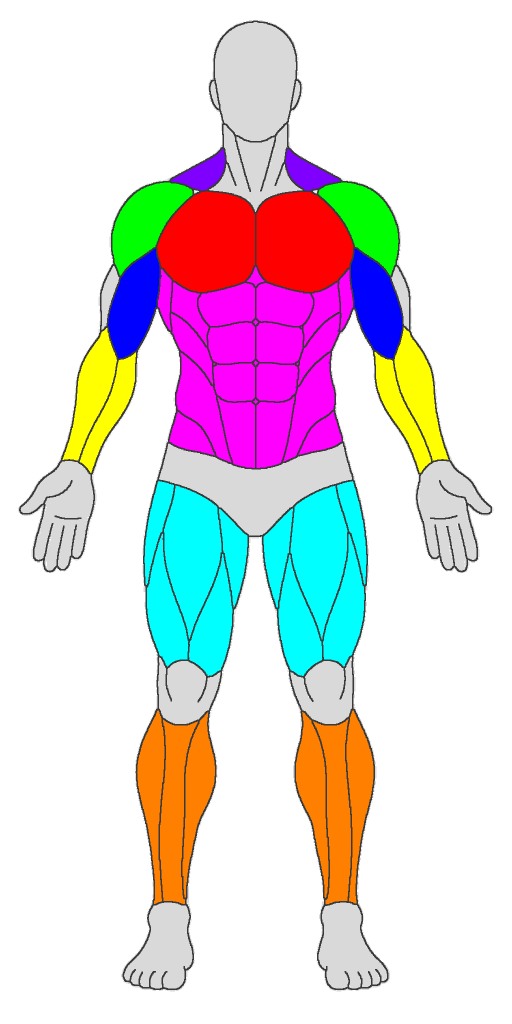
#> input picture docs/design/medias/corps/face.png, 1024 x 2048 px (shown at 1/2 size); its folder holds 2 pictures in this run
$ python extraire.py
#> lines starting #> are read from the running program, lines starting #| are printed output that depends on the picture
"""Turns the key-color body maps (face.png, dos.png) into app assets.

For each side it writes to packages/cresco_ui/assets/body/:
- <side>-<muscle>.png: one white alpha mask per muscle, tinted by the app with its volume color;
- <side>-labels.png: a quarter-resolution 8-bit map, pixel value = muscle index + 1 (0 = no muscle),
  used to know which muscle is under the finger.
Muscle slugs are the exercise catalog's (see MUSCLES); the index order is the one of that list.
"""
from pathlib import Path

from PIL import Image

HERE = Path(__file__).parent
OUT = HERE.parents[3] / 'packages' / 'cresco_ui' / 'assets' / 'body'
MUSCLES = [
    ('pectoraux', (255, 0, 0)),
    ('epaules', (0, 255, 0)),
    ('biceps', (0, 0, 255)),
    ('avant_bras', (255, 255, 0)),
    ('abdominaux', (255, 0, 255)),
    ('quadriceps', (0, 255, 255)),
    ('mollets', (255, 128, 0)),
    ('dos', (128, 0, 255)),
    ('triceps', (0, 128, 255)),
    ('lombaires', (255, 0, 128)),
    ('fessiers', (128, 255, 0)),
    ('ischios', (0, 255, 128)),
]
WHITE, SKIN, LINE = (255, 255, 255), (217, 217, 217), (58, 58, 58)
TOLERANCE = 60  # Squared-distance budget per channel sum, for slightly off pixels.


def nearest(px):
    """Index in MUSCLES of the key color closest to px, or a negative code for white, skin and line."""
    candidates = [(-1, WHITE), (-2, SKIN), (-3, LINE)] + [(i, c) for i, (_, c) in enumerate(MUSCLES)]
    best, dist = None, None
    for code, c in candidates:
        d = sum((a - b) ** 2 for a, b in zip(px, c))
        if dist is None or d < dist:
            best, dist = code, d
    return best


def main():
    OUT.mkdir(parents=True, exist_ok=True)
    for side in ('face', 'dos'):
        src = Image.open(HERE / f'{side}.png').convert('RGB')
#> src is the input picture: PIL image 1024x2048 RGB; mean R, G, B 223.5, 215.6, 219.6
        w, h = src.size
#> w = 1024; h = 2048
        pixels = src.load()
        base = Image.new('RGBA', (w, h), (0, 0, 0, 0))
#> base: PIL image 1024x2048 RGBA; every value is 0
        bp = base.load()
        masks = {i: Image.new('L', (w, h), 0) for i in range(len(MUSCLES))}
        mp = {i: m.load() for i, m in masks.items()}
        labels = Image.new('L', (w, h), 0)
#> labels: PIL image 1024x2048 L; every value is 0
        lp = labels.load()
        cache = {}
        for y in range(h):
            for x in range(w):
                px = pixels[x, y]
                code = cache.get(px)
                if code is None:
                    code = cache[px] = nearest(px)
                if code == -2:
                    bp[x, y] = (*SKIN, 255)
                elif code == -3:
                    bp[x, y] = (*LINE, 255)
                elif code >= 0:
                    mp[code][x, y] = 255
                    lp[x, y] = code + 1
#> after the loop, cache = 11 items; mp = 12 items
        # The drawn base layer is now the realistic render (../corps-realiste/preparer.py).
        present = []
#> present = []
        for i, (slug, _) in enumerate(MUSCLES):
            if masks[i].getbbox() is None:
                continue
            present.append(slug)
            white = Image.new('RGBA', (w, h), (255, 255, 255, 0))
            white.putalpha(masks[i])
            white.save(OUT / f'{side}-{slug}.png', optimize=True)
#> after the loop, present = ['pectoraux', 'epaules', 'biceps', 'avant_bras', 'abdominaux', 'quadriceps', 'mollets', 'dos']
        labels.resize((w // 4, h // 4), Image.NEAREST).save(OUT / f'{side}-labels.png', optimize=True)
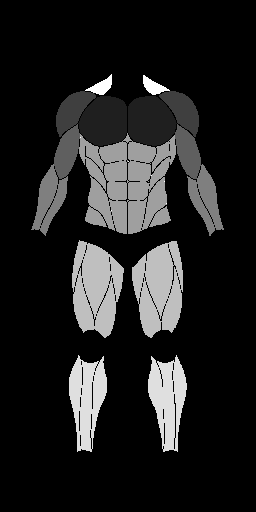
#> saved as face-labels.png: PIL image 256x512 L; min 0, max 8, mean 1.03; drawn with min black and max white
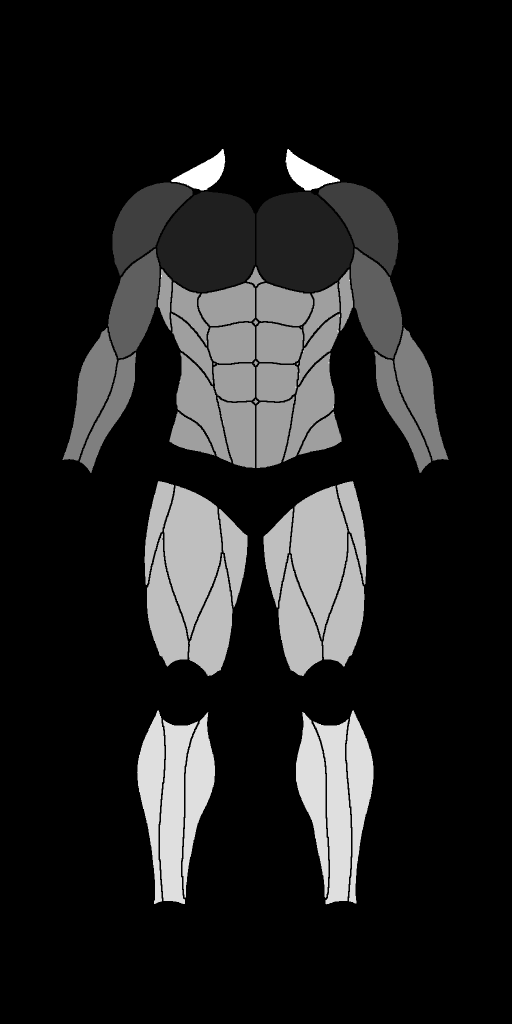
#> labels: PIL image 1024x2048 L (shown at 1/2 size); min 0, max 8, mean 1.03; drawn with min black and max white
        print(side, (w, h), 'muscles:', ', '.join(present))
#| face (1024, 2048) muscles: pectoraux, epaules, biceps, avant_bras, abdominaux, quadriceps, mollets, dos
#> pass 2 of the loop in main, `for side in ('face', 'dos'):`:
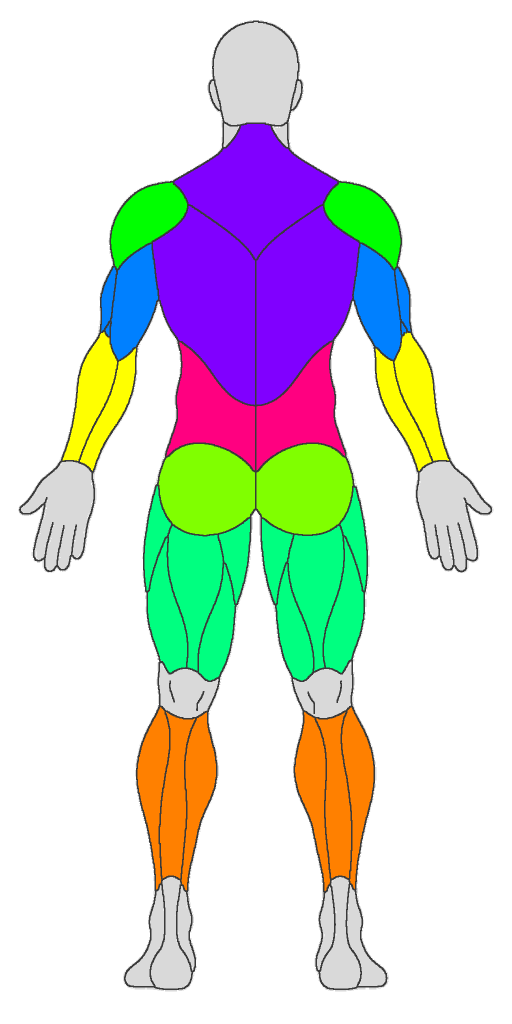
#> input picture docs/design/medias/corps/dos.png, 1024 x 2048 px (shown at 1/2 size)
#> in main, src is the input picture: PIL image 1024x2048 RGB; mean R, G, B 214.8, 216.7, 214
#> after the loop in main, `for i, (slug, _) in enumerate(MUSCLES):`: present = ['epaules', 'avant_bras', 'mollets', 'dos', 'triceps', 'lombaires', 'fessiers', 'ischios']
#> in main, `labels.resize((w // 4, h // 4), Image.NEAREST).save(OUT / f'{side}-lab..`:
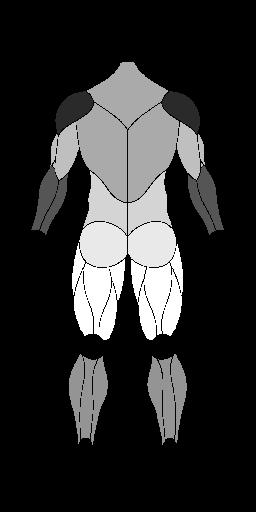
#> saved as dos-labels.png: PIL image 256x512 L; min 0, max 12, mean 2.12; drawn with min black and max white
#> in main, `labels.resize((w // 4, h // 4), Image.NEAREST).save(OUT / f'{side}-lab..`:
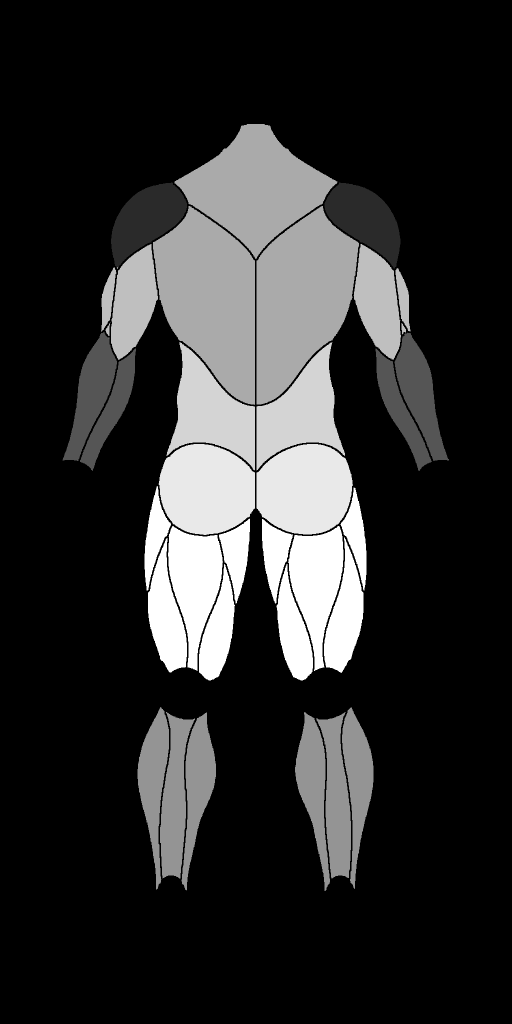
#> labels: PIL image 1024x2048 L (shown at 1/2 size); min 0, max 12, mean 2.12; drawn with min black and max white
#| dos (1024, 2048) muscles: epaules, avant_bras, mollets, dos, triceps, lombaires, fessiers, ischios


if __name__ == '__main__':
    main()
